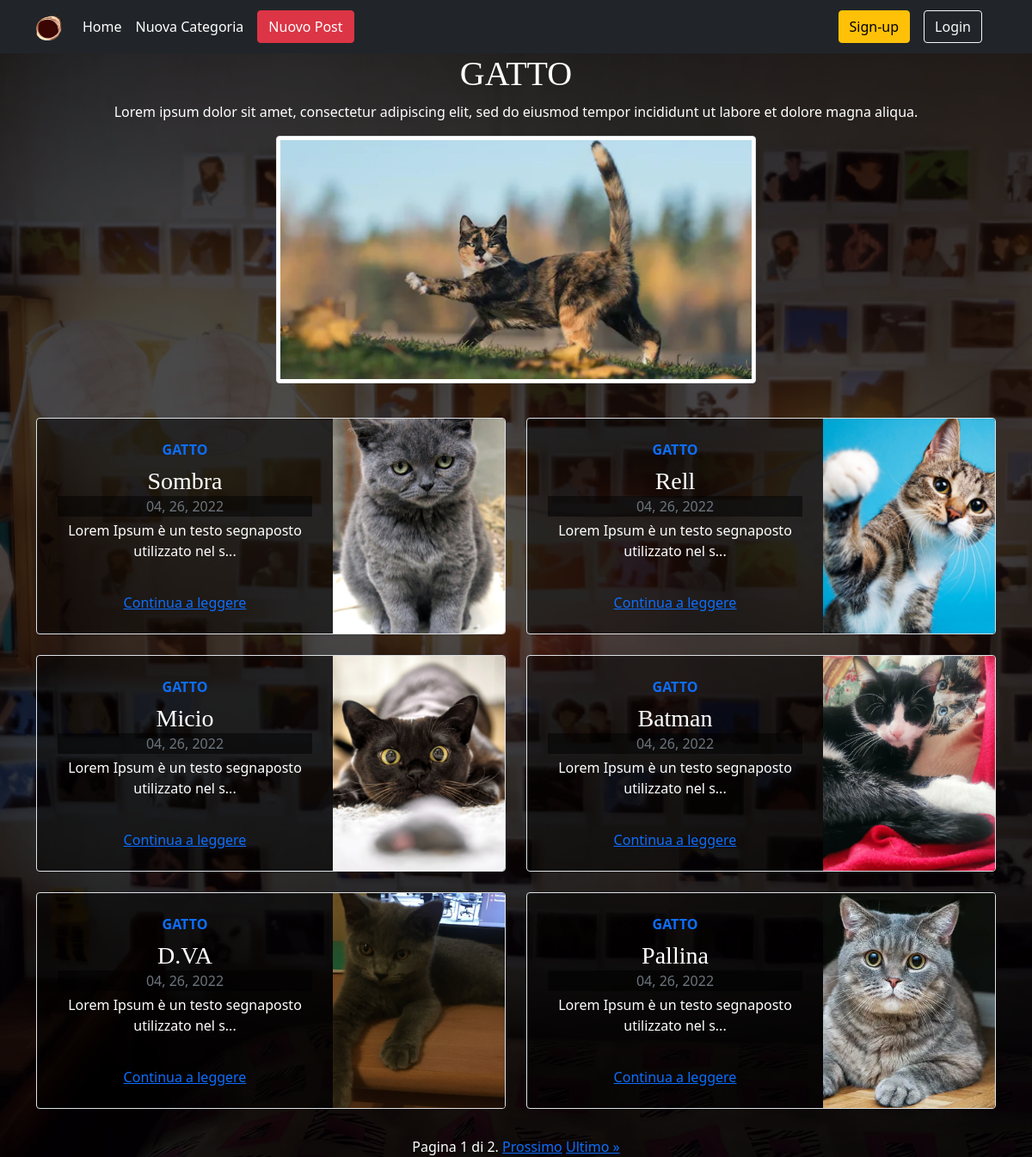
Page /category/GATTO/ on the committed database.
### category/models.py (models this page shows, shortened)
class MyCategory(models.Model):
    name=models.CharField(max_length=25,primary_key=True)
    description=models.TextField(max_length=200)
    image=models.ImageField(upload_to='category/img/%Y/%m/%d/',default='404Image.webp')

### post/models.py (models this page shows)
class MyPost(models.Model):
    name=models.CharField(max_length=25)
    description=models.TextField(max_length=200)
    image=models.ImageField(upload_to=user_directory_path,default='404Image.webp')
    categories=models.ManyToManyField(MyCategory, blank=False,max_length=3)
    created_at = models.DateTimeField(null=True, blank=True,auto_now_add=True)
    updated_at = models.DateTimeField(null=True, blank=True,auto_now=True)

### category/views.py (the view)
# urls.py: path('<str:pk>/',views.categoryDetailView, name='categoryDetail'),
def categoryDetailView(request,pk):
    category = MyCategory.objects.get(pk=pk)
    posts = Paginator(MyPost.objects.filter(categories=category).order_by('-created_at'),6)
    page_number = request.GET.get('page')
    page_posts = posts.get_page(page_number)
    context = {'category': category, 'page_posts': page_posts}
    return render(request, 'category/mycategory_detail.html',context)

### category/templates/category/mycategory_detail.html (shortened to what this page needs)
{% extends 'index/Base.html' %}
    {% load static %}
    {% block cssPage %}<link rel="stylesheet" href="{% static 'css/general.css' %}">
    <link rel="stylesheet" href="{% static 'css/indexPage.css' %}">
    <link rel="stylesheet" href="{% static 'css/categoryDetail.css' %}">
    {% endblock cssPage %}
    {% block content %}
    <div class="container">
        <div class="row">
            <h1>{{ category.name }}</h1>
        <p>
            {{ category.description }}
        </p>
        <p id="category">
            <img class="img-thumbnail" src="{{category.image.url}}" alt="{{category.name}}">
        </p>
        </div>
                    {% if page_posts.paginator.count > 0 %}
					{% include "post/allPost.html" %}
					{% else %}
					<h1>big F </h1>
					<p> Per quello che crea le category e non posta</p>
					<p hidden>ps +1</p>
					{% endif %}
    </div>
    {% endblock content %}

### post/templates/post/allPost.html (shortened to what this page needs)
<div class="row row-cols-1 row-cols-lg-2 mb-2 mt-4">
      {% for post in page_posts %}
      <div class="col">
        <div class="row g-0 border rounded overflow-hidden flex-md-row mb-4 shadow-sm h-md-250 position-relative">
          <div class="col p-4 d-flex flex-column position-static">
            <strong class="d-inline-block mb-2 text-primary">{{post.categories.all.0.name}} </strong>
            <h3 class="mb-0 text-white">{{post.name}}</h3>
            <div class="mb-1 text-muted">{{post.created_at|date:"m, d, Y"}}</div>
            <p class="card-text mb-auto text-white">{{post.description|slice:50}}...</p>
            <a href="{% url 'post:post_detail' pk=post.pk %}">Continua a leggere</a>
          </div>
          <div class="col-auto d-none d-lg-block">
            <svg class="bd-placeholder-img card-cover" width="200" height="250" role="img" style="background-image: url('{{post.image.url}}');background-size: cover;">
            </svg>
          </div>
        </div>
      </div>
      {% endfor %}
    </div>
    <div class="pagination row text-white">
      <span class="step-links">
          <span class="current">
              Pagina {{ page_posts.number }} di {{ page_posts.paginator.num_pages }}.
          </span>
          {% if page_posts.has_next %}
              <a href="?page={{ page_posts.next_page_number }}">Prossimo</a>
              <a href="?page={{ page_posts.paginator.num_pages }}">Ultimo &raquo;</a>
          {% endif %}
      </span>
    </div>

### static/css/general.css (style rules this page uses)
html { min-height: 100%!important; height: 100%!important; }
body { background-image: url("../img/Wall.webp"); background-size: cover; background-position: center center; background-repeat: no-repeat; background-attachment: fixed; min-height: 100%!important; }

### static/css/indexPage.css (style rules this page uses)
body { color: #5a5a5a; }
.card-cover { background-repeat: no-repeat; background-position: center center; background-size: cover; }
h1, h2, h3, h4, h5, h6 { font-family: "Playfair Display", Georgia, "Times New Roman", serif; }
.col>div { background-color: rgba(0, 0, 0, 0.5); }

### static/css/categoryDetail.css (style rules this page uses)
#category>img { width: 50%; height: 18rem; }

### rows in the picture
MyCategory: name "GATTO", description "Lorem ipsum dolor sit amet, consectetur adipiscing elit, sed do eiusmod tempor incididunt ut labore et dolore magna aliqua.", image (picture)
MyPost: categories.all.0.name "GATTO", name "Sombra", created_at "04, 26, 2022", description "Lorem Ipsum è un testo segnaposto utilizzato nel s"
MyPost: categories.all.0.name "GATTO", name "Rell", created_at "04, 26, 2022", description "Lorem Ipsum è un testo segnaposto utilizzato nel s"
MyPost: categories.all.0.name "GATTO", name "Micio", created_at "04, 26, 2022", description "Lorem Ipsum è un testo segnaposto utilizzato nel s"
MyPost: categories.all.0.name "GATTO", name "Batman", created_at "04, 26, 2022", description "Lorem Ipsum è un testo segnaposto utilizzato nel s"
MyPost: categories.all.0.name "GATTO", name "D.VA", created_at "04, 26, 2022", description "Lorem Ipsum è un testo segnaposto utilizzato nel s"
MyPost: categories.all.0.name "GATTO", name "Pallina", created_at "04, 26, 2022", description "Lorem Ipsum è un testo segnaposto utilizzato nel s"

### other values in the picture
{{ page_posts.number }} "1"
{{ page_posts.paginator.num_pages }} "2"
